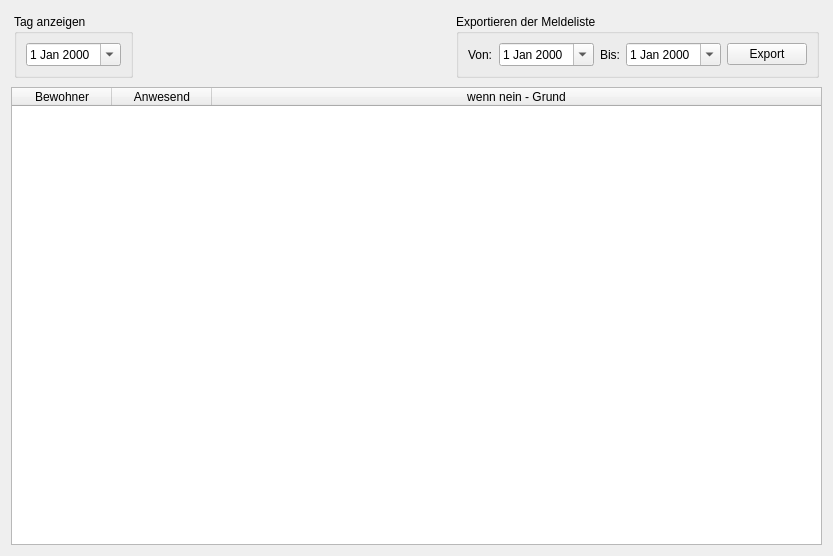
<?xml version="1.0" encoding="UTF-8"?>
<ui version="4.0">
 <class>MeldeListe</class>
 <widget class="QWidget" name="MeldeListe">
  <property name="geometry">
   <rect>
    <x>0</x>
    <y>0</y>
    <width>833</width>
    <height>556</height>
   </rect>
  </property>
  <property name="windowTitle">
   <string>Form</string>
  </property>
  <layout class="QVBoxLayout" name="verticalLayout">
   <item>
    <widget class="QFrame" name="frame">
     <property name="frameShape">
      <enum>QFrame::Panel</enum>
     </property>
     <property name="frameShadow">
      <enum>QFrame::Raised</enum>
     </property>
     <property name="lineWidth">
      <number>0</number>
     </property>
     <layout class="QHBoxLayout" name="horizontalLayout_3">
      <property name="margin">
       <number>3</number>
      </property>
      <item>
       <widget class="QGroupBox" name="groupBox_2">
        <property name="title">
         <string>Tag anzeigen</string>
        </property>
        <layout class="QHBoxLayout" name="horizontalLayout_2">
         <item>
          <widget class="QDateEdit" name="curDay">
           <property name="calendarPopup">
            <bool>true</bool>
           </property>
          </widget>
         </item>
        </layout>
       </widget>
      </item>
      <item>
       <spacer name="horizontalSpacer">
        <property name="orientation">
         <enum>Qt::Horizontal</enum>
        </property>
        <property name="sizeHint" stdset="0">
         <size>
          <width>40</width>
          <height>20</height>
         </size>
        </property>
       </spacer>
      </item>
      <item>
       <widget class="QGroupBox" name="groupBox">
        <property name="title">
         <string>Exportieren der Meldeliste</string>
        </property>
        <layout class="QHBoxLayout" name="horizontalLayout">
         <item>
          <widget class="QLabel" name="label_2">
           <property name="text">
            <string>Von:</string>
           </property>
          </widget>
         </item>
         <item>
          <widget class="QDateEdit" name="from">
           <property name="calendarPopup">
            <bool>true</bool>
           </property>
          </widget>
         </item>
         <item>
          <widget class="QLabel" name="label_3">
           <property name="text">
            <string>Bis:</string>
           </property>
          </widget>
         </item>
         <item>
          <widget class="QDateEdit" name="to">
           <property name="calendarPopup">
            <bool>true</bool>
           </property>
          </widget>
         </item>
         <item>
          <widget class="QPushButton" name="pushButton">
           <property name="text">
            <string>Export</string>
           </property>
          </widget>
         </item>
        </layout>
       </widget>
      </item>
     </layout>
    </widget>
   </item>
   <item>
    <widget class="QTableWidget" name="tableWidget">
     <property name="autoFillBackground">
      <bool>false</bool>
     </property>
     <property name="frameShape">
      <enum>QFrame::StyledPanel</enum>
     </property>
     <property name="lineWidth">
      <number>1</number>
     </property>
     <attribute name="horizontalHeaderStretchLastSection">
      <bool>true</bool>
     </attribute>
     <column>
      <property name="text">
       <string>Bewohner</string>
      </property>
     </column>
     <column>
      <property name="text">
       <string>Anwesend</string>
      </property>
     </column>
     <column>
      <property name="text">
       <string>wenn nein - Grund</string>
      </property>
     </column>
    </widget>
   </item>
  </layout>
 </widget>
 <resources/>
 <connections/>
</ui>
